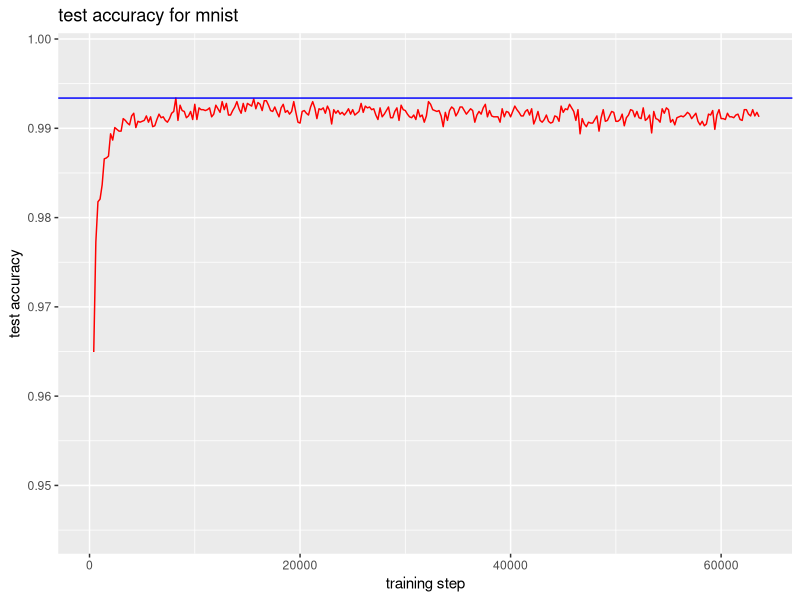

This chart was generated by the following R code:
#! /bin/env Rscript

library(ggplot2)

data<-read.csv(file='results/accuracy.csv',header=T)
png('results/accuracy.png')
p<-ggplot(data,aes(x=step,y=test_acc))
p<-p + geom_line(color='red') + ylim(c(0.945,0.998))
p<-p + labs(x='training step', y='test accuracy', title='test accuracy for mnist')
p + geom_abline(slope=0, intercept=max(data[,2]), color='blue')
dev.off()
